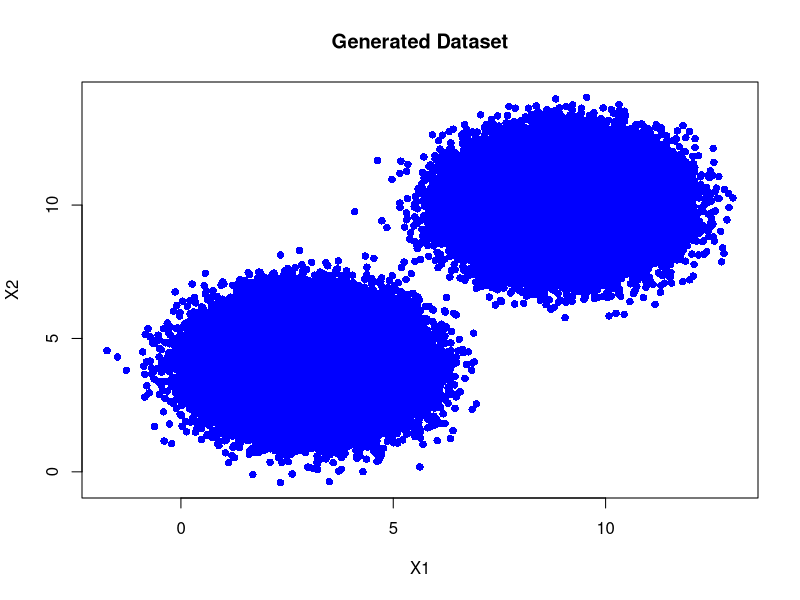
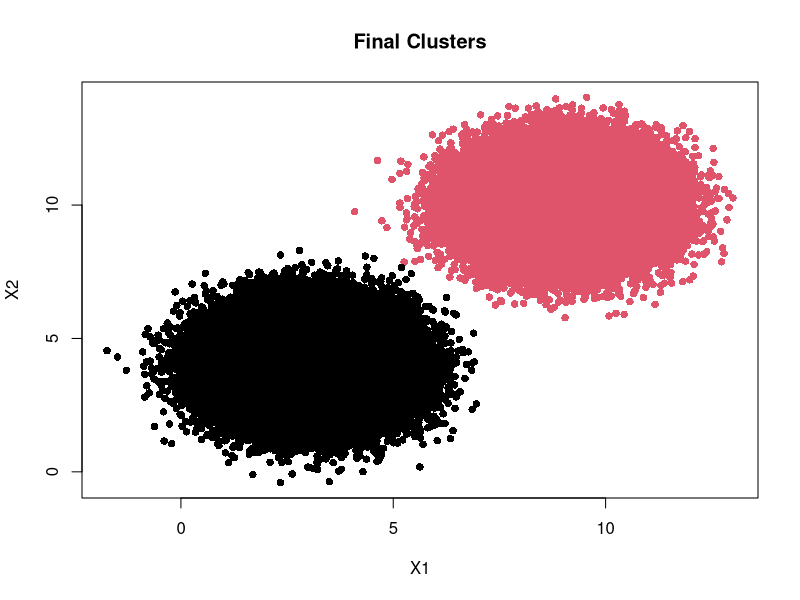
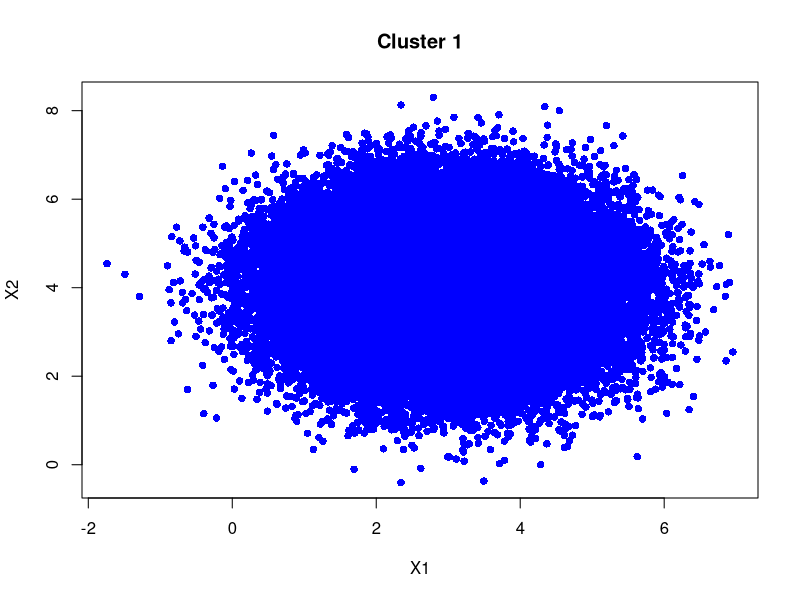
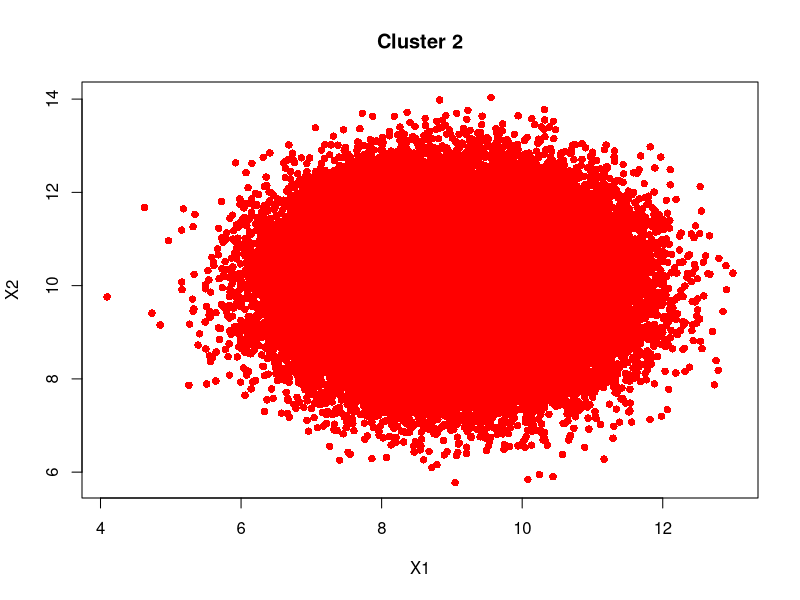
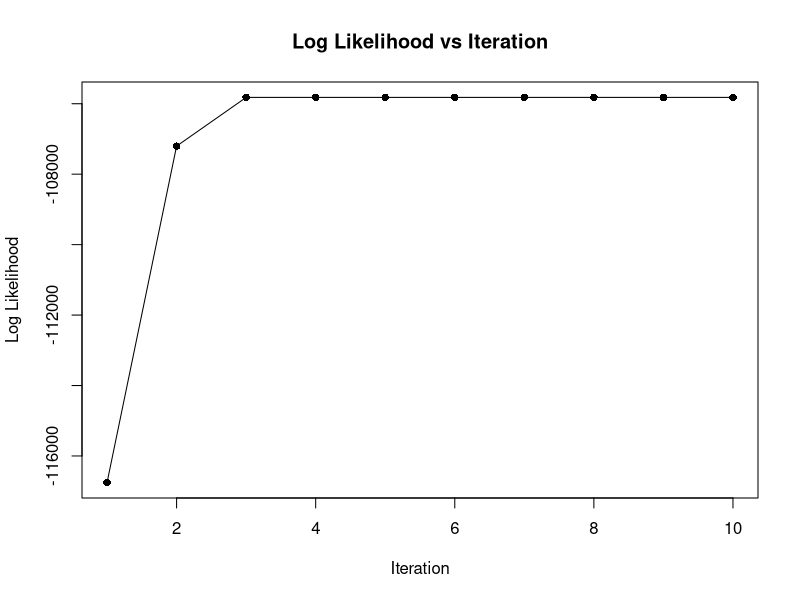

R code for these plots, in order:


#############################
# Part 1 : Generate Dataset
#############################

set.seed(200000)

n <- 100000   # per cluster

# Cluster 1
x1_c1 <- rnorm(n, mean = 3, sd = 1)
x2_c1 <- rnorm(n, mean = 4, sd = 1)

# Cluster 2
x1_c2 <- rnorm(n, mean = 9, sd = 1)
x2_c2 <- rnorm(n, mean = 10, sd = 1)

data1 <- cbind(x1_c1, x2_c1)
data2 <- cbind(x1_c2, x2_c2)

data <- rbind(data1, data2)
colnames(data) <- c("X1", "X2")

write.csv(data, "synthetic_data.csv", row.names = FALSE)

# Create Output folder
if (!dir.exists("Output")) dir.create("Output")

png("Output/dataset.png")
plot(data, col="blue", pch=16, main="Generated Dataset")
dev.off()

#############################
# Part 2 : Initialize Parameters
#############################

K <- 2
N <- nrow(data)
D <- ncol(data)

pi_k <- c(0.5, 0.5)

set.seed(100)
mu_k <- data[sample(1:N, K), ]

sigma_k <- list(diag(D), diag(D))

#############################
# Part 3 : Gaussian PDF
#############################

gaussian_pdf <- function(x, mu, sigma) {
  det_sigma <- det(sigma)
  inv_sigma <- solve(sigma)

  diff <- x - matrix(mu, nrow=nrow(x), ncol=ncol(x), byrow=TRUE)
  exponent <- rowSums((diff %*% inv_sigma) * diff)

  coef <- 1 / sqrt((2*pi)^ncol(x) * det_sigma)

  return(coef * exp(-0.5 * exponent))
}

#############################
# Part 4 : E-Step
#############################

E_step <- function(data, pi_k, mu_k, sigma_k) {
  N <- nrow(data)
  K <- length(pi_k)

  gamma <- matrix(0, nrow=N, ncol=K)

  for (k in 1:K) {
    gamma[,k] <- pi_k[k] * gaussian_pdf(data, mu_k[k,], sigma_k[[k]])
  }

  gamma <- gamma / rowSums(gamma)
  return(gamma)
}

#############################
# Part 5 : M-Step
#############################

M_step <- function(data, gamma) {
  N <- nrow(data)
  K <- ncol(gamma)
  D <- ncol(data)

  Nk <- colSums(gamma)

  pi_k <- Nk / N
  mu_k <- matrix(0, K, D)
  sigma_k <- list()

  for (k in 1:K) {
    mu_k[k,] <- colSums(gamma[,k] * data) / Nk[k]

    diff <- data - matrix(mu_k[k,], nrow=N, ncol=D, byrow=TRUE)
    sigma_k[[k]] <- t(diff) %*% (gamma[,k] * diff) / Nk[k]
  }

  return(list(pi_k=pi_k, mu_k=mu_k, sigma_k=sigma_k))
}

#############################
# Part 6 & 7 : EM Algorithm
#############################

# Fast log-likelihood
log_likelihood <- function(data, pi_k, mu_k, sigma_k) {
  N <- nrow(data)
  K <- length(pi_k)

  probs <- matrix(0, nrow=N, ncol=K)

  for (k in 1:K) {
    probs[,k] <- pi_k[k] * gaussian_pdf(data, mu_k[k,], sigma_k[[k]])
  }

  return(sum(log(rowSums(probs))))
}

max_iter <- 20
log_likelihoods <- c()

# Use smaller sample for speed
sample_idx <- sample(1:N, 30000)
data_small <- data[sample_idx, ]

for (iter in 1:max_iter) {

  gamma <- E_step(data_small, pi_k, mu_k, sigma_k)

  params <- M_step(data_small, gamma)
  pi_k <- params$pi_k
  mu_k <- params$mu_k
  sigma_k <- params$sigma_k

  if (iter %% 2 == 0) {
    ll <- log_likelihood(data_small, pi_k, mu_k, sigma_k)
    log_likelihoods <- c(log_likelihoods, ll)
    cat("Iteration:", iter, "Log Likelihood:", ll, "\n")
  }
}

#############################
# Part 8 : Visualization
#############################

# Final clusters (use full data)
gamma_full <- E_step(data, pi_k, mu_k, sigma_k)
clusters <- apply(gamma_full, 1, which.max)

# Final cluster plot
png("Output/final_clusters.png")
plot(data, col=clusters, pch=16, main="Final Clusters")
dev.off()

# Cluster 1
png("Output/cluster1.png")
plot(data[clusters==1,], col="blue", pch=16, main="Cluster 1")
dev.off()

# Cluster 2
png("Output/cluster2.png")
plot(data[clusters==2,], col="red", pch=16, main="Cluster 2")
dev.off()

# Log likelihood plot
png("Output/log_likelihood.png")
plot(log_likelihoods, type="o", pch=16,
     main="Log Likelihood vs Iteration",
     xlab="Iteration", ylab="Log Likelihood")
dev.off()

#############################
# End of Program
#############################
